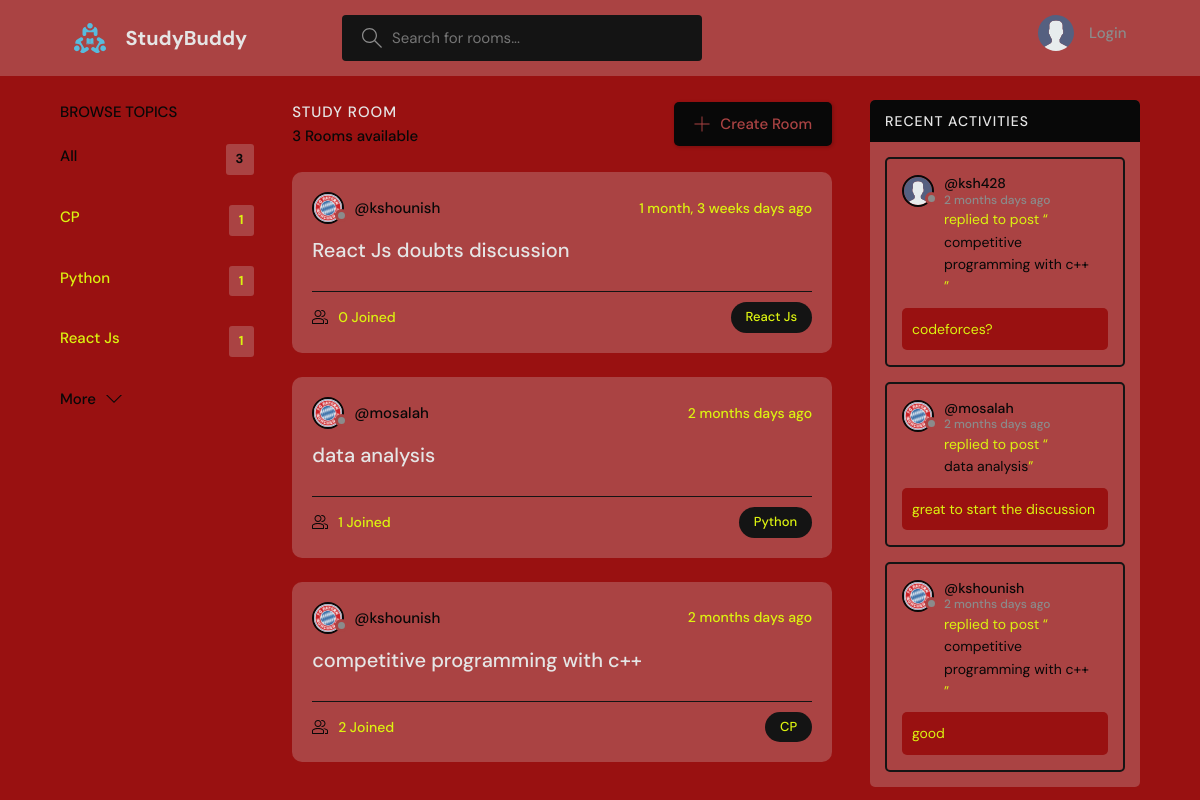
The page / on the database its author committed.
### base/models.py (models this page shows, shortened)
class Topic(models.Model):
    name=models.CharField(max_length=200)

class Room(models.Model):
    host=models.ForeignKey(User,on_delete=models.SET_NULL,null=True)
    topic=models.ForeignKey(Topic,on_delete=models.SET_NULL,null=True)
    name=models.CharField(max_length=200)
    description=models.TextField(null=True,blank=True) #blank used for form
    participants=models.ManyToManyField(User,related_name='participants',blank=True)
    updated=models.DateTimeField(auto_now=True)
    created=models.DateTimeField(auto_now_add=True) #take snap only once
    class Meta:
        ordering= ['-updated','-created']
    def __str__(self):
        return self.name

class User(AbstractUser):
    name=models.CharField(max_length=200,null=True)
    email=models.EmailField(unique=True,null=True)
    bio=models.TextField(null=True)
    avatar=models.ImageField(null=True,default="avatar.svg")
    USERNAME_FIELD='email'
    REQUIRED_FIELDS=[]

class Message(models.Model):
    user=models.ForeignKey(User,on_delete=models.CASCADE)#one user can have many mesg
    room=models.ForeignKey(Room,on_delete=models.CASCADE) #manytoone : one room can have multiple messqges
    body=models.TextField()
    updated=models.DateTimeField(auto_now=True)
    created=models.DateTimeField(auto_now_add=True)
    class Meta:
        ordering= ['-updated','-created']

### base/views.py (the view)
# urls.py: path('',views.home,name="home"),
def home(request):
    q=request.GET.get('q') if request.GET.get('q') != None else ''
    rooms=Room.objects.filter(
        Q(topic__name__icontains=q) |
        Q(name__icontains=q) |
        Q(description__icontains=q)
        )
    topics=Topic.objects.all()[0:4]
    room_count=rooms.count()
    room_messages=Message.objects.filter(Q(room__topic__name__icontains=q))
    context={
        'rooms':rooms,
        'topics':topics,
        'room_count':room_count,
        'room_messages':room_messages,
    }
    return render(request,'base/home.html',context)

### base/templates/base/home.html (shortened to what this page needs)
{% extends 'main.html' %}
{% block content %}
    <main class="layout layout--3">
      <div class="container">
        {% include 'base/topics_component.html' %}
        <div class="roomList">
          <div class="roomList__header">
            <div>
              <h2>Study Room</h2>
              <p>{{room_count}} Rooms available</p>
            </div>
            <a class="btn btn--main" href="{% url 'create-room' %}">
              <svg version="1.1" xmlns="http://www.w3.org/2000/svg" width="32" height="32" viewBox="0 0 32 32">
                <title>add</title>
                <path
                  d="M16.943 0.943h-1.885v14.115h-14.115v1.885h14.115v14.115h1.885v-14.115h14.115v-1.885h-14.115v-14.115z"
                ></path>
              </svg>
              Create Room
            </a>
          </div>
         {% include 'base/feed_component.html' %}
        </div>
        {% include 'base/activity_component.html' %}
      </div>
    </main>
{% endblock %}

### base/templates/base/topics_component.html
   <div class="topics">
          <div class="topics__header">
            <h2>Browse Topics</h2>
          </div>
          <ul class="topics__list">
            <li>
              <a href="{% url 'home' %}" class="active">All <span>{{topics.count}}</span></a>
            </li>
            {% for topic in topics %}
            <li>
              <a href="{% url 'home' %}?q={{topic.name}}">{{topic.name}} <span>{{topic.room_set.all.count}}</span></a>
            </li>
            {% endfor %}
          </ul>
          <a class="btn btn--link" href="{% url 'topics' %}">
            More
            <svg version="1.1" xmlns="http://www.w3.org/2000/svg" width="32" height="32" viewBox="0 0 32 32">
              <title>chevron-down</title>
              <path d="M16 21l-13-13h-3l16 16 16-16h-3l-13 13z"></path>
            </svg>
          </a>
        </div>

### base/templates/base/feed_component.html (shortened to what this page needs)
  {% for room in rooms %}
   <div class="roomListRoom">
            <div class="roomListRoom__header">
              <a href="{% url 'user-profile' room.host.pk %}" class="roomListRoom__author">
                <div class="avatar avatar--small">
                  <img src="{{room.host.avatar.url}}" />
                </div>
                <span>@{{room.host.username}}</span>
              </a>
              <div class="roomListRoom__actions">
                <span>{{room.created|timesince}} days ago</span>
              </div>
            </div>
            <div class="roomListRoom__content">
              <a href="{% url 'room' room.id %}">{{room.name}}</a>
            </div>
            <div class="roomListRoom__meta">
              <a href="{% url 'room' room.id %}" class="roomListRoom__joined">
                {{room.participants.all.count}} Joined
              </a>
              <p class="roomListRoom__topic">{{room.topic.name}}</p>
            </div>
        </div>
{% endfor %}

### base/templates/base/activity_component.html (shortened to what this page needs)
<div class="activities">
          <div class="activities__header">
            <h2>Recent Activities</h2>
          </div>
          {% for message in room_messages %}
          <div class="activities__box">
            <div class="activities__boxHeader roomListRoom__header">
              <a href="{% url 'user-profile' message.user.pk  %}" class="roomListRoom__author">
                <div class="avatar avatar--small">
                  <img src="{{message.user.avatar.url}}" />
                </div>
                <p>
                  @{{message.user.username}}
                  <span>{{message.created|timesince}} days ago</span>
                </p>
              </a>
            </div>
            <div class="activities__boxContent">
              <p>replied to post “<a href="{% url 'room' message.room.id %}">{{message.room}}</a>”</p>
              <div class="activities__boxRoomContent">
               {{message.body}}
              </div>
            </div>
          </div>
          {% endfor %}
        </div>

### rows shown on the page
Topic: name "CP", room_set.all.count "1"
Topic: name "Python", room_set.all.count "1"
Topic: name "React Js", room_set.all.count "1"
Room: host.avatar (picture), host.username "kshounish", created "1 month, 3 weeks", name "React Js doubts discussion", participants.all.count "0", topic.name "React Js"
Room: host.avatar (picture), host.username "mosalah", created "2 months", name "data analysis", participants.all.count "1", topic.name "Python"
Room: host.avatar (picture), host.username "kshounish", created "2 months", name "competitive programming with c++", participants.all.count "2", topic.name "CP"
Message: user.avatar (placeholder picture), user.username "ksh428", created "2 months", room "competitive programming with c++", body "codeforces?"
Message: user.avatar (picture), user.username "mosalah", created "2 months", room "data analysis", body "great to start the discussion"
Message: user.avatar (picture), user.username "kshounish", created "2 months", room "competitive programming with c++", body "good"

### other values the page prints
{{ topics.count }} "3"
{{ room_count }} "3"
